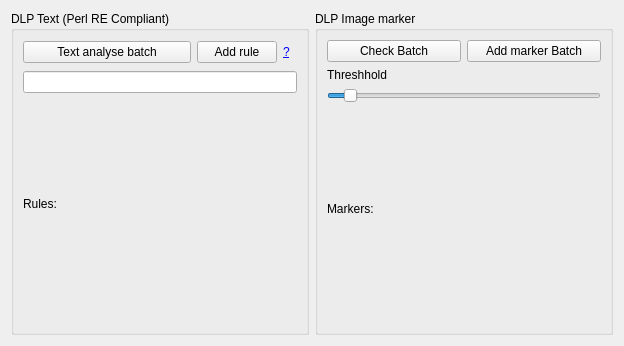
<?xml version="1.0" encoding="UTF-8"?>
<ui version="4.0">
 <class>janela</class>
 <widget class="QWidget" name="janela">
  <property name="geometry">
   <rect>
    <x>0</x>
    <y>0</y>
    <width>624</width>
    <height>346</height>
   </rect>
  </property>
  <property name="windowTitle">
   <string>DLP Example</string>
  </property>
  <layout class="QHBoxLayout" name="horizontalLayout_3" stretch="1,1">
   <item>
    <widget class="QGroupBox" name="groupBox">
     <property name="title">
      <string>DLP Text (Perl RE Compliant)</string>
     </property>
     <layout class="QVBoxLayout" name="verticalLayout" stretch="1,10">
      <item>
       <layout class="QHBoxLayout" name="horizontalLayout" stretch="12,3,1">
        <item>
         <widget class="QPushButton" name="text_match">
          <property name="text">
           <string>Text analyse batch</string>
          </property>
         </widget>
        </item>
        <item>
         <widget class="QPushButton" name="add_rule">
          <property name="text">
           <string>Add rule</string>
          </property>
         </widget>
        </item>
        <item>
         <widget class="QLabel" name="label_2">
          <property name="text">
           <string> &lt;a href=&quot;https://perldoc.perl.org/perlre.html#Regular-Expressions/&quot;&gt;?&lt;/a&gt;</string>
          </property>
          <property name="textFormat">
           <enum>Qt::RichText</enum>
          </property>
          <property name="openExternalLinks">
           <bool>true</bool>
          </property>
          <property name="textInteractionFlags">
           <set>Qt::LinksAccessibleByKeyboard|Qt::LinksAccessibleByMouse</set>
          </property>
         </widget>
        </item>
       </layout>
      </item>
      <item>
       <layout class="QVBoxLayout" name="verticalLayout_3">
        <item>
         <widget class="QLineEdit" name="rule_edit"/>
        </item>
        <item>
         <widget class="QLabel" name="rules_label">
          <property name="text">
           <string>Rules:
</string>
          </property>
         </widget>
        </item>
       </layout>
      </item>
     </layout>
    </widget>
   </item>
   <item>
    <widget class="QGroupBox" name="groupBox_2">
     <property name="title">
      <string>DLP Image marker</string>
     </property>
     <layout class="QVBoxLayout" name="verticalLayout_4" stretch="1,10">
      <item>
       <layout class="QHBoxLayout" name="horizontalLayout_2">
        <item>
         <widget class="QPushButton" name="feature_match">
          <property name="text">
           <string>Check Batch</string>
          </property>
         </widget>
        </item>
        <item>
         <widget class="QPushButton" name="add_marker">
          <property name="text">
           <string>Add marker Batch</string>
          </property>
         </widget>
        </item>
       </layout>
      </item>
      <item>
       <layout class="QVBoxLayout" name="verticalLayout_2" stretch="1,1,100">
        <item>
         <widget class="QLabel" name="label">
          <property name="text">
           <string>Threshhold</string>
          </property>
         </widget>
        </item>
        <item>
         <widget class="QSlider" name="thresh_slider">
          <property name="minimum">
           <number>5</number>
          </property>
          <property name="maximum">
           <number>100</number>
          </property>
          <property name="value">
           <number>11</number>
          </property>
          <property name="orientation">
           <enum>Qt::Horizontal</enum>
          </property>
         </widget>
        </item>
        <item>
         <widget class="QLabel" name="markers_label">
          <property name="text">
           <string>Markers:
</string>
          </property>
         </widget>
        </item>
       </layout>
      </item>
     </layout>
    </widget>
   </item>
  </layout>
 </widget>
 <resources/>
 <connections/>
</ui>
